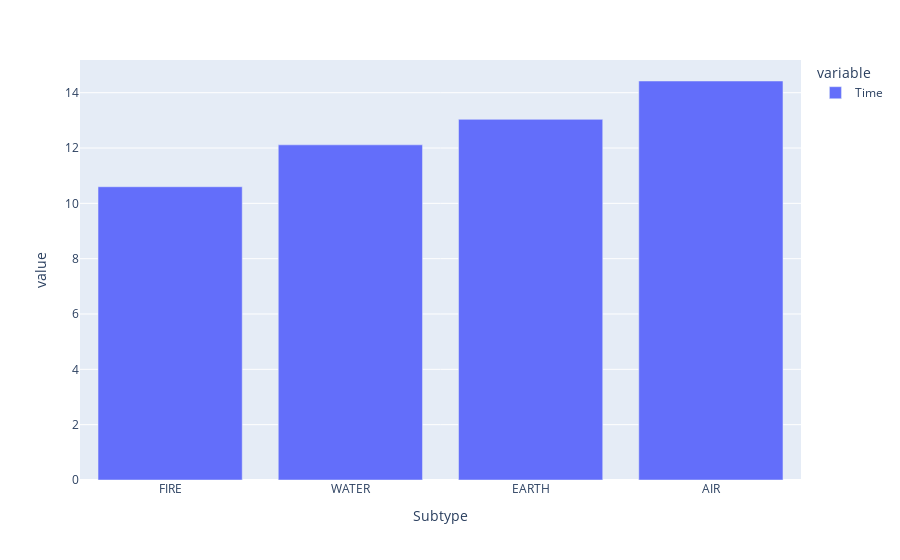

The cell this chart's notebook holds for it:
### Code cell
fig=px.bar(time_monst)
fig.show()

### Figure 1 — Plotly figure (JSON) as saved in the notebook; plotly's stock layout.template omitted (floating-point values rounded to 4 significant figures)
{"data": [{"hovertemplate": "variable=Time<br>Subtype=%{x}<br>value=%{y}<extra></extra>", "legendgroup": "Time", "marker": {"color": "#636efa", "pattern": {"shape": ""}}, "name": "Time", "orientation": "v", "showlegend": true, "textposition": "auto", "type": "bar", "x": ["FIRE", "WATER", "EARTH", "AIR"], "xaxis": "x", "y": [10.6, 12.11, 13.04, 14.42], "yaxis": "y"}], "layout": {"barmode": "relative", "legend": {"title": {"text": "variable"}, "tracegroupgap": 0}, "margin": {"t": 60}, "xaxis": {"anchor": "y", "domain": [0, 1], "title": {"text": "Subtype"}}, "yaxis": {"anchor": "x", "domain": [0, 1], "title": {"text": "value"}}}}
